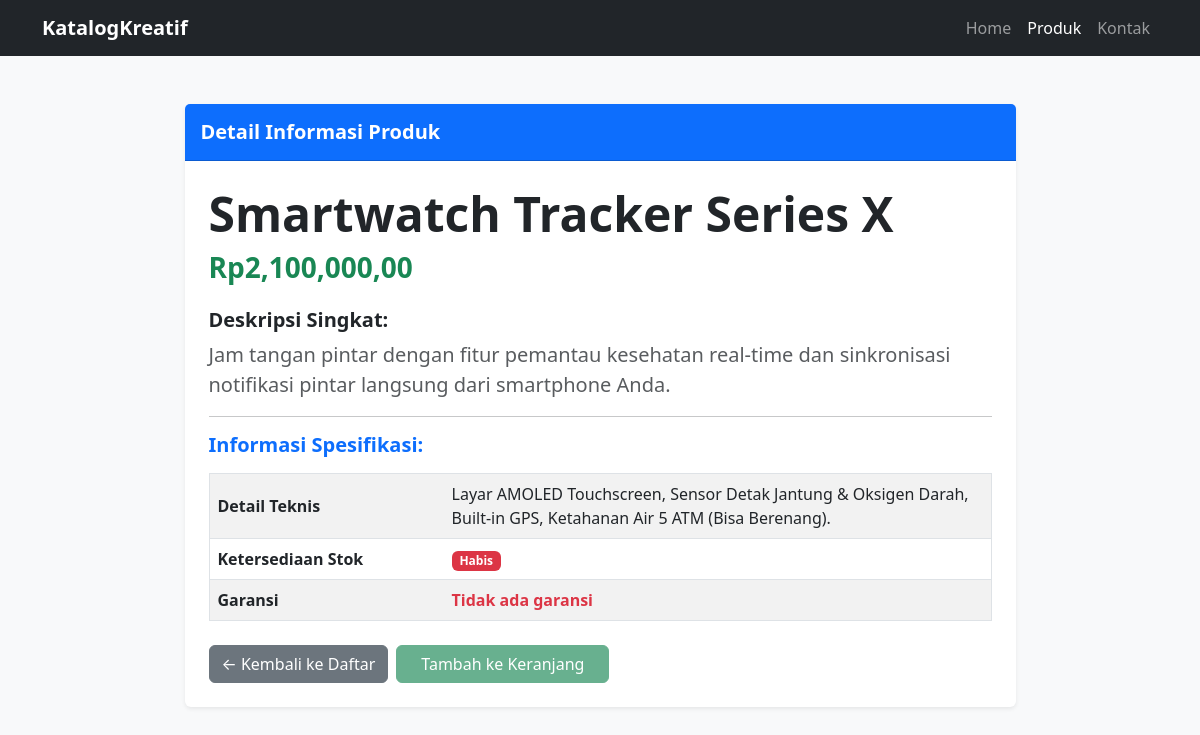
/produk/7/, run on the app's committed database.
### katalog/models.py (models this page shows, shortened)
class Produk(models.Model):
    nama = models.CharField(max_length=200)
    harga = models.IntegerField()
    deskripsi = models.TextField()
    spesifikasi = models.TextField(blank=True, null=True)
    stok = models.IntegerField(default=0)
    garansi = models.IntegerField(default=0, help_text="Isi dengan angka tahun. Contoh: 0 untuk tidak ada, 1 untuk 1 tahun.")
    tanggal_input = models.DateTimeField(auto_now_add=True)

### katalog/views.py (the view)
# urls.py: path('produk/<int:id>/', views.detail_produk, name='detail_produk'),
def detail_produk(request, id):
    produk = get_object_or_404(Produk, id=id)
    return render(request, 'katalog/detail_produk.html', {'produk': produk})

### katalog/templates/katalog/detail_produk.html (shortened to what this page needs)
{% load humanize %}
<!doctype html>
<html lang="id">
  <head>
    <link
      href="https://cdn.jsdelivr.net/npm/bootstrap@5.3.0/dist/css/bootstrap.min.css"
      rel="stylesheet"
    />
  </head>
  <body class="bg-light">
    <nav class="navbar navbar-expand-lg navbar-dark bg-dark">
      <div class="container">
        <a class="navbar-brand fw-bold" href="/">KatalogKreatif</a>
        <div class="navbar-nav ms-auto">
          <a class="nav-link" href="/">Home</a>
          <a class="nav-link active" href="/produk/">Produk</a>
          <a class="nav-link" href="/kontak/">Kontak</a>
        </div>
      </div>
    </nav>
    <div class="container mt-5 mb-5">
      <div class="row justify-content-center">
        <div class="col-md-9">
          <div class="card shadow-sm border-0">
            <div class="card-header bg-primary text-white py-3">
              <h5 class="mb-0 fw-bold">Detail Informasi Produk</h5>
            </div>
            <div class="card-body p-4">
              <div class="row">
                <div class="col-md-12">
                  <h1 class="display-5 fw-bold text-dark">{{ produk.nama }}</h1>
                  <h3 class="text-success mb-4 fw-bold">
                    Rp{{ produk.harga|intcomma }},00
                  </h3>
                  <h5 class="fw-bold">Deskripsi Singkat:</h5>
                  <p class="lead text-muted">{{ produk.deskripsi }}</p>
                  <hr />
                  <h5 class="fw-bold text-primary mb-3">
                    Informasi Spesifikasi:
                  </h5>
                  <table class="table table-striped border align-middle">
                    <tr>
                      <th width="30%">Detail Teknis</th>
                      <td>{{ produk.spesifikasi }}</td>
                    </tr>
                    <tr>
                      <th>Ketersediaan Stok</th>
                      <td>
                        {% if produk.stok > 0 %}
                        <span class="badge bg-success"
                          >Tersedia ({{ produk.stok }} unit)</span
                        >
                        {% else %}
                        <span class="badge bg-danger">Habis</span>
                        {% endif %}
                      </td>
                    </tr>
                    <tr>
                      <th>Garansi</th>
                      <td>
                        {% if produk.garansi == 0 %}
                        <span class="text-danger fw-semibold"
                          >Tidak ada garansi</span
                        >
                        {% else %}
                        <span class="text-dark"
                          >{{ produk.garansi }} Tahun Resmi</span
                        >
                        {% endif %}
                      </td>
                    </tr>
                  </table>
                  <div class="mt-4 d-flex gap-2">
                    <a href="/produk/" class="btn btn-secondary"
                      >&larr; Kembali ke Daftar</a
                    >
                    {% if produk.stok > 0 %}
                    <button class="btn btn-success px-4">
                      Tambah ke Keranjang
                    </button>
                    {% else %}
                    <button class="btn btn-success px-4" disabled>
                      Tambah ke Keranjang
                    </button>
                    {% endif %}
                  </div>
                </div>
              </div>
            </div>
          </div>
        </div>
      </div>
    </div>
  </body>
</html>

### data on the page
Produk: nama "Smartwatch Tracker Series X", harga "2,100,000", deskripsi "Jam tangan pintar dengan fitur pemantau kesehatan real-time dan sinkronisasi notifikasi pintar langsung dari smartphone Anda.", spesifikasi "Layar AMOLED Touchscreen, Sensor Detak Jantung & Oksigen Darah, Built-in GPS, Ketahanan Air 5 ATM (Bisa Berenang)."
